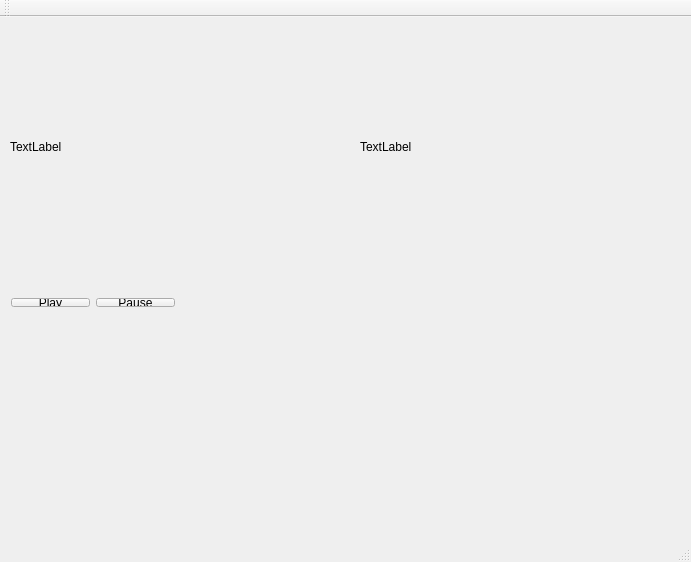
<?xml version="1.0" encoding="UTF-8"?>
<ui version="4.0">
 <class>MainWindow</class>
 <widget class="QMainWindow" name="MainWindow">
  <property name="geometry">
   <rect>
    <x>0</x>
    <y>0</y>
    <width>691</width>
    <height>562</height>
   </rect>
  </property>
  <property name="windowTitle">
   <string>MainWindow</string>
  </property>
  <widget class="QWidget" name="centralWidget">
   <widget class="QWidget" name="horizontalLayoutWidget">
    <property name="geometry">
     <rect>
      <x>0</x>
      <y>270</y>
      <width>186</width>
      <height>31</height>
     </rect>
    </property>
    <layout class="QHBoxLayout" name="horizontalLayout_2">
     <item>
      <widget class="QPushButton" name="playButton">
       <property name="text">
        <string>Play</string>
       </property>
      </widget>
     </item>
     <item>
      <widget class="QPushButton" name="pauseButton">
       <property name="text">
        <string>Pause</string>
       </property>
      </widget>
     </item>
    </layout>
   </widget>
   <widget class="QWidget" name="layoutWidget">
    <property name="geometry">
     <rect>
      <x>0</x>
      <y>0</y>
      <width>690</width>
      <height>260</height>
     </rect>
    </property>
    <layout class="QHBoxLayout" name="horizontalLayout">
     <property name="spacing">
      <number>30</number>
     </property>
     <property name="sizeConstraint">
      <enum>QLayout::SetNoConstraint</enum>
     </property>
     <property name="leftMargin">
      <number>10</number>
     </property>
     <property name="topMargin">
      <number>10</number>
     </property>
     <property name="rightMargin">
      <number>10</number>
     </property>
     <property name="bottomMargin">
      <number>10</number>
     </property>
     <item>
      <widget class="QLabel" name="label">
       <property name="minimumSize">
        <size>
         <width>320</width>
         <height>240</height>
        </size>
       </property>
       <property name="palette">
        <palette>
         <active>
          <colorrole role="Base">
           <brush brushstyle="SolidPattern">
            <color alpha="255">
             <red>136</red>
             <green>138</green>
             <blue>133</blue>
            </color>
           </brush>
          </colorrole>
         </active>
         <inactive>
          <colorrole role="Base">
           <brush brushstyle="SolidPattern">
            <color alpha="255">
             <red>136</red>
             <green>138</green>
             <blue>133</blue>
            </color>
           </brush>
          </colorrole>
         </inactive>
         <disabled>
          <colorrole role="Base">
           <brush brushstyle="SolidPattern">
            <color alpha="255">
             <red>239</red>
             <green>235</green>
             <blue>231</blue>
            </color>
           </brush>
          </colorrole>
         </disabled>
        </palette>
       </property>
       <property name="text">
        <string>TextLabel</string>
       </property>
      </widget>
     </item>
     <item>
      <widget class="QLabel" name="label_2">
       <property name="minimumSize">
        <size>
         <width>320</width>
         <height>240</height>
        </size>
       </property>
       <property name="palette">
        <palette>
         <active>
          <colorrole role="Base">
           <brush brushstyle="SolidPattern">
            <color alpha="255">
             <red>136</red>
             <green>138</green>
             <blue>133</blue>
            </color>
           </brush>
          </colorrole>
         </active>
         <inactive>
          <colorrole role="Base">
           <brush brushstyle="SolidPattern">
            <color alpha="255">
             <red>136</red>
             <green>138</green>
             <blue>133</blue>
            </color>
           </brush>
          </colorrole>
         </inactive>
         <disabled>
          <colorrole role="Base">
           <brush brushstyle="SolidPattern">
            <color alpha="255">
             <red>239</red>
             <green>235</green>
             <blue>231</blue>
            </color>
           </brush>
          </colorrole>
         </disabled>
        </palette>
       </property>
       <property name="text">
        <string>TextLabel</string>
       </property>
      </widget>
     </item>
    </layout>
   </widget>
  </widget>
  <widget class="QMenuBar" name="menuBar">
   <property name="geometry">
    <rect>
     <x>0</x>
     <y>0</y>
     <width>691</width>
     <height>22</height>
    </rect>
   </property>
  </widget>
  <widget class="QToolBar" name="mainToolBar">
   <attribute name="toolBarArea">
    <enum>TopToolBarArea</enum>
   </attribute>
   <attribute name="toolBarBreak">
    <bool>false</bool>
   </attribute>
  </widget>
  <widget class="QStatusBar" name="statusBar"/>
 </widget>
 <layoutdefault spacing="6" margin="11"/>
 <resources/>
 <connections/>
</ui>
